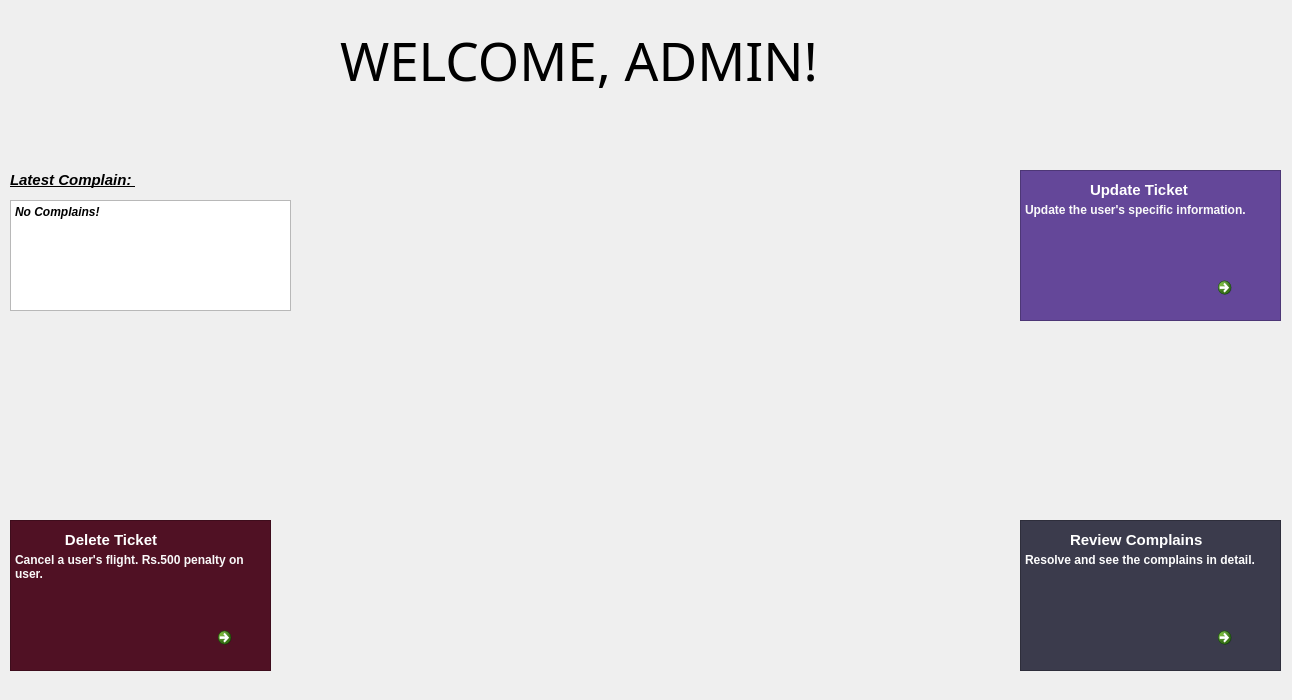
<?xml version="1.0" encoding="UTF-8"?>
<ui version="4.0">
 <class>adminmenu</class>
 <widget class="QMainWindow" name="adminmenu">
  <property name="geometry">
   <rect>
    <x>0</x>
    <y>0</y>
    <width>1292</width>
    <height>700</height>
   </rect>
  </property>
  <property name="windowTitle">
   <string>ADMIN PORTAL</string>
  </property>
  <property name="windowIcon">
   <iconset>
    <normaloff>../../../../SAAD COMMUNICATION/Downloads/chrome_hqmSI9koUf (2).png</normaloff>../../../../SAAD COMMUNICATION/Downloads/chrome_hqmSI9koUf (2).png</iconset>
  </property>
  <property name="qt label" stdset="0">
   <string/>
  </property>
  <widget class="QWidget" name="centralwidget">
   <widget class="QCommandLinkButton" name="commandLinkButton">
    <property name="geometry">
     <rect>
      <x>1210</x>
      <y>270</y>
      <width>61</width>
      <height>41</height>
     </rect>
    </property>
    <property name="cursor">
     <cursorShape>PointingHandCursor</cursorShape>
    </property>
    <property name="styleSheet">
     <string notr="true">background-color:rgb(58, 175, 0);</string>
    </property>
    <property name="text">
     <string/>
    </property>
    <property name="icon">
     <iconset>
      <normaloff>../../../../SAAD COMMUNICATION/Downloads/pngfind.com-white-arrow-png-582087.png</normaloff>../../../../SAAD COMMUNICATION/Downloads/pngfind.com-white-arrow-png-582087.png</iconset>
    </property>
    <property name="iconSize">
     <size>
      <width>45</width>
      <height>100</height>
     </size>
    </property>
   </widget>
   <widget class="QLabel" name="label_4">
    <property name="geometry">
     <rect>
      <x>40</x>
      <y>530</y>
      <width>171</width>
      <height>20</height>
     </rect>
    </property>
    <property name="font">
     <font>
      <family>Leelawadee UI</family>
      <pointsize>11</pointsize>
      <bold>true</bold>
     </font>
    </property>
    <property name="styleSheet">
     <string notr="true">color: rgb(255, 255, 255);</string>
    </property>
    <property name="text">
     <string>      Delete Ticket</string>
    </property>
   </widget>
   <widget class="QTextBrowser" name="textBrowser">
    <property name="geometry">
     <rect>
      <x>10</x>
      <y>520</y>
      <width>261</width>
      <height>151</height>
     </rect>
    </property>
    <property name="styleSheet">
     <string notr="true">background-color: rgb(80, 17, 36);</string>
    </property>
    <property name="html">
     <string>&lt;!DOCTYPE HTML PUBLIC &quot;-//W3C//DTD HTML 4.0//EN&quot; &quot;http://www.w3.org/TR/REC-html40/strict.dtd&quot;&gt;
&lt;html&gt;&lt;head&gt;&lt;meta name=&quot;qrichtext&quot; content=&quot;1&quot; /&gt;&lt;meta charset=&quot;utf-8&quot; /&gt;&lt;style type=&quot;text/css&quot;&gt;
p, li { white-space: pre-wrap; }
hr { height: 1px; border-width: 0; }
li.unchecked::marker { content: &quot;\2610&quot;; }
li.checked::marker { content: &quot;\2612&quot;; }
&lt;/style&gt;&lt;/head&gt;&lt;body style=&quot; font-family:'Segoe UI'; font-size:9pt; font-weight:400; font-style:normal;&quot;&gt;
&lt;p style=&quot;-qt-paragraph-type:empty; margin-top:0px; margin-bottom:0px; margin-left:0px; margin-right:0px; -qt-block-indent:0; text-indent:0px; font-family:'Palatino Linotype';&quot;&gt;&lt;br /&gt;&lt;/p&gt;
&lt;p style=&quot;-qt-paragraph-type:empty; margin-top:0px; margin-bottom:0px; margin-left:0px; margin-right:0px; -qt-block-indent:0; text-indent:0px; font-family:'Palatino Linotype'; font-weight:704; color:#f9f9f9;&quot;&gt;&lt;br /&gt;&lt;/p&gt;
&lt;p style=&quot; margin-top:0px; margin-bottom:0px; margin-left:0px; margin-right:0px; -qt-block-indent:0; text-indent:0px;&quot;&gt;&lt;span style=&quot; font-family:'Palatino Linotype'; font-weight:704; color:#f9f9f9;&quot;&gt;Cancel a user's flight. Rs.500 penalty on user.&lt;/span&gt;&lt;/p&gt;&lt;/body&gt;&lt;/html&gt;</string>
    </property>
   </widget>
   <widget class="QCommandLinkButton" name="commandLinkButton_3">
    <property name="geometry">
     <rect>
      <x>1210</x>
      <y>620</y>
      <width>61</width>
      <height>41</height>
     </rect>
    </property>
    <property name="cursor">
     <cursorShape>PointingHandCursor</cursorShape>
    </property>
    <property name="styleSheet">
     <string notr="true">background-color: rgb(58, 175, 0);</string>
    </property>
    <property name="text">
     <string/>
    </property>
    <property name="icon">
     <iconset>
      <normaloff>../../../../SAAD COMMUNICATION/Downloads/pngfind.com-white-arrow-png-582087.png</normaloff>../../../../SAAD COMMUNICATION/Downloads/pngfind.com-white-arrow-png-582087.png</iconset>
    </property>
    <property name="iconSize">
     <size>
      <width>45</width>
      <height>100</height>
     </size>
    </property>
   </widget>
   <widget class="QLabel" name="label_5">
    <property name="geometry">
     <rect>
      <x>10</x>
      <y>170</y>
      <width>171</width>
      <height>20</height>
     </rect>
    </property>
    <property name="font">
     <font>
      <family>Leelawadee UI</family>
      <pointsize>11</pointsize>
      <italic>true</italic>
      <bold>true</bold>
      <underline>true</underline>
     </font>
    </property>
    <property name="styleSheet">
     <string notr="true">color: black
</string>
    </property>
    <property name="text">
     <string>Latest Complain: </string>
    </property>
   </widget>
   <widget class="QTextEdit" name="textEdit">
    <property name="geometry">
     <rect>
      <x>10</x>
      <y>200</y>
      <width>281</width>
      <height>111</height>
     </rect>
    </property>
    <property name="html">
     <string>&lt;!DOCTYPE HTML PUBLIC &quot;-//W3C//DTD HTML 4.0//EN&quot; &quot;http://www.w3.org/TR/REC-html40/strict.dtd&quot;&gt;
&lt;html&gt;&lt;head&gt;&lt;meta name=&quot;qrichtext&quot; content=&quot;1&quot; /&gt;&lt;meta charset=&quot;utf-8&quot; /&gt;&lt;style type=&quot;text/css&quot;&gt;
p, li { white-space: pre-wrap; }
hr { height: 1px; border-width: 0; }
li.unchecked::marker { content: &quot;\2610&quot;; }
li.checked::marker { content: &quot;\2612&quot;; }
&lt;/style&gt;&lt;/head&gt;&lt;body style=&quot; font-family:'Segoe UI'; font-size:9pt; font-weight:400; font-style:normal;&quot;&gt;
&lt;p style=&quot; margin-top:0px; margin-bottom:0px; margin-left:0px; margin-right:0px; -qt-block-indent:0; text-indent:0px;&quot;&gt;&lt;span style=&quot; font-weight:704; font-style:italic;&quot;&gt;No Complains!&lt;/span&gt;&lt;/p&gt;&lt;/body&gt;&lt;/html&gt;</string>
    </property>
   </widget>
   <widget class="QLabel" name="label_6">
    <property name="geometry">
     <rect>
      <x>-50</x>
      <y>690</y>
      <width>341</width>
      <height>101</height>
     </rect>
    </property>
    <property name="styleSheet">
     <string notr="true">background-color:transparent</string>
    </property>
    <property name="text">
     <string/>
    </property>
   </widget>
   <widget class="QLabel" name="label_8">
    <property name="geometry">
     <rect>
      <x>910</x>
      <y>10</y>
      <width>241</width>
      <height>41</height>
     </rect>
    </property>
    <property name="styleSheet">
     <string notr="true">background-color: transparent</string>
    </property>
    <property name="text">
     <string/>
    </property>
   </widget>
   <widget class="QLabel" name="label_9">
    <property name="geometry">
     <rect>
      <x>340</x>
      <y>10</y>
      <width>631</width>
      <height>101</height>
     </rect>
    </property>
    <property name="font">
     <font>
      <family>Ink Free</family>
      <pointsize>40</pointsize>
      <italic>false</italic>
      <bold>false</bold>
     </font>
    </property>
    <property name="autoFillBackground">
     <bool>false</bool>
    </property>
    <property name="text">
     <string>WELCOME, ADMIN!</string>
    </property>
   </widget>
   <widget class="QLabel" name="label_7">
    <property name="geometry">
     <rect>
      <x>1090</x>
      <y>180</y>
      <width>131</width>
      <height>20</height>
     </rect>
    </property>
    <property name="font">
     <font>
      <family>Leelawadee UI</family>
      <pointsize>11</pointsize>
      <bold>true</bold>
     </font>
    </property>
    <property name="styleSheet">
     <string notr="true">color: rgb(255, 255, 255);</string>
    </property>
    <property name="text">
     <string>Update Ticket</string>
    </property>
   </widget>
   <widget class="QLabel" name="label_10">
    <property name="geometry">
     <rect>
      <x>1070</x>
      <y>530</y>
      <width>161</width>
      <height>20</height>
     </rect>
    </property>
    <property name="font">
     <font>
      <family>Leelawadee UI</family>
      <pointsize>11</pointsize>
      <bold>true</bold>
     </font>
    </property>
    <property name="styleSheet">
     <string notr="true">color: rgb(255, 255, 255);</string>
    </property>
    <property name="text">
     <string>Review Complains</string>
    </property>
   </widget>
   <widget class="QLabel" name="label_11">
    <property name="geometry">
     <rect>
      <x>1020</x>
      <y>170</y>
      <width>261</width>
      <height>151</height>
     </rect>
    </property>
    <property name="text">
     <string/>
    </property>
    <property name="pixmap">
     <pixmap>../../../Pictures/Home/errors.jpg</pixmap>
    </property>
    <property name="scaledContents">
     <bool>true</bool>
    </property>
   </widget>
   <widget class="QLabel" name="label_12">
    <property name="geometry">
     <rect>
      <x>1020</x>
      <y>520</y>
      <width>261</width>
      <height>151</height>
     </rect>
    </property>
    <property name="text">
     <string/>
    </property>
    <property name="pixmap">
     <pixmap>../../../../SAAD COMMUNICATION/Downloads/Good listener boss, listen and accept all opinion_.jpeg</pixmap>
    </property>
    <property name="scaledContents">
     <bool>true</bool>
    </property>
   </widget>
   <widget class="QTextBrowser" name="textBrowser_2">
    <property name="geometry">
     <rect>
      <x>1020</x>
      <y>520</y>
      <width>261</width>
      <height>151</height>
     </rect>
    </property>
    <property name="styleSheet">
     <string notr="true">background-color: rgb(59, 59, 76);</string>
    </property>
    <property name="html">
     <string>&lt;!DOCTYPE HTML PUBLIC &quot;-//W3C//DTD HTML 4.0//EN&quot; &quot;http://www.w3.org/TR/REC-html40/strict.dtd&quot;&gt;
&lt;html&gt;&lt;head&gt;&lt;meta name=&quot;qrichtext&quot; content=&quot;1&quot; /&gt;&lt;meta charset=&quot;utf-8&quot; /&gt;&lt;style type=&quot;text/css&quot;&gt;
p, li { white-space: pre-wrap; }
hr { height: 1px; border-width: 0; }
li.unchecked::marker { content: &quot;\2610&quot;; }
li.checked::marker { content: &quot;\2612&quot;; }
&lt;/style&gt;&lt;/head&gt;&lt;body style=&quot; font-family:'Segoe UI'; font-size:9pt; font-weight:400; font-style:normal;&quot;&gt;
&lt;p style=&quot;-qt-paragraph-type:empty; margin-top:0px; margin-bottom:0px; margin-left:0px; margin-right:0px; -qt-block-indent:0; text-indent:0px; font-family:'Palatino Linotype';&quot;&gt;&lt;br /&gt;&lt;/p&gt;
&lt;p style=&quot;-qt-paragraph-type:empty; margin-top:0px; margin-bottom:0px; margin-left:0px; margin-right:0px; -qt-block-indent:0; text-indent:0px; font-family:'Palatino Linotype'; font-weight:704; color:#fdfdfd;&quot;&gt;&lt;br /&gt;&lt;/p&gt;
&lt;p style=&quot; margin-top:0px; margin-bottom:0px; margin-left:0px; margin-right:0px; -qt-block-indent:0; text-indent:0px;&quot;&gt;&lt;span style=&quot; font-family:'Palatino Linotype'; font-weight:704; color:#fdfdfd;&quot;&gt;Resolve and see the complains in detail.&lt;/span&gt;&lt;/p&gt;&lt;/body&gt;&lt;/html&gt;</string>
    </property>
   </widget>
   <widget class="QTextBrowser" name="textBrowser_3">
    <property name="geometry">
     <rect>
      <x>1020</x>
      <y>170</y>
      <width>261</width>
      <height>151</height>
     </rect>
    </property>
    <property name="styleSheet">
     <string notr="true">background-color: rgb(100, 71, 153);</string>
    </property>
    <property name="html">
     <string>&lt;!DOCTYPE HTML PUBLIC &quot;-//W3C//DTD HTML 4.0//EN&quot; &quot;http://www.w3.org/TR/REC-html40/strict.dtd&quot;&gt;
&lt;html&gt;&lt;head&gt;&lt;meta name=&quot;qrichtext&quot; content=&quot;1&quot; /&gt;&lt;meta charset=&quot;utf-8&quot; /&gt;&lt;style type=&quot;text/css&quot;&gt;
p, li { white-space: pre-wrap; }
hr { height: 1px; border-width: 0; }
li.unchecked::marker { content: &quot;\2610&quot;; }
li.checked::marker { content: &quot;\2612&quot;; }
&lt;/style&gt;&lt;/head&gt;&lt;body style=&quot; font-family:'Segoe UI'; font-size:9pt; font-weight:400; font-style:normal;&quot;&gt;
&lt;p style=&quot;-qt-paragraph-type:empty; margin-top:0px; margin-bottom:0px; margin-left:0px; margin-right:0px; -qt-block-indent:0; text-indent:0px; font-family:'Palatino Linotype';&quot;&gt;&lt;br /&gt;&lt;/p&gt;
&lt;p style=&quot;-qt-paragraph-type:empty; margin-top:0px; margin-bottom:0px; margin-left:0px; margin-right:0px; -qt-block-indent:0; text-indent:0px; font-family:'Palatino Linotype'; font-weight:704; color:#fafafa;&quot;&gt;&lt;br /&gt;&lt;/p&gt;
&lt;p style=&quot; margin-top:0px; margin-bottom:0px; margin-left:0px; margin-right:0px; -qt-block-indent:0; text-indent:0px;&quot;&gt;&lt;span style=&quot; font-family:'Palatino Linotype'; font-weight:704; color:#fafafa;&quot;&gt;Update the user's specific information.&lt;/span&gt;&lt;/p&gt;&lt;/body&gt;&lt;/html&gt;</string>
    </property>
   </widget>
   <widget class="QWidget" name="background" native="true">
    <property name="geometry">
     <rect>
      <x>0</x>
      <y>0</y>
      <width>1292</width>
      <height>700</height>
     </rect>
    </property>
    <property name="styleSheet">
     <string notr="true">background-image: url(:/bg_images/admin_pic.png);</string>
    </property>
   </widget>
   <widget class="QLabel" name="label_3">
    <property name="geometry">
     <rect>
      <x>10</x>
      <y>520</y>
      <width>261</width>
      <height>151</height>
     </rect>
    </property>
    <property name="text">
     <string/>
    </property>
    <property name="pixmap">
     <pixmap>../../../../SAAD COMMUNICATION/Downloads/Alaska Airlines Cancellation &amp; Refund Policy.png</pixmap>
    </property>
    <property name="scaledContents">
     <bool>true</bool>
    </property>
   </widget>
   <widget class="QCommandLinkButton" name="commandLinkButton_2">
    <property name="geometry">
     <rect>
      <x>210</x>
      <y>620</y>
      <width>51</width>
      <height>41</height>
     </rect>
    </property>
    <property name="font">
     <font>
      <family>Segoe UI</family>
      <pointsize>13</pointsize>
     </font>
    </property>
    <property name="cursor">
     <cursorShape>PointingHandCursor</cursorShape>
    </property>
    <property name="styleSheet">
     <string notr="true">background-color: rgb(58, 175, 0);
color: rgb(255, 255, 255);</string>
    </property>
    <property name="text">
     <string/>
    </property>
    <property name="icon">
     <iconset>
      <normaloff>../../../../SAAD COMMUNICATION/Downloads/pngfind.com-white-arrow-png-582087.png</normaloff>../../../../SAAD COMMUNICATION/Downloads/pngfind.com-white-arrow-png-582087.png</iconset>
    </property>
    <property name="iconSize">
     <size>
      <width>45</width>
      <height>100</height>
     </size>
    </property>
   </widget>
   <zorder>label_11</zorder>
   <zorder>background</zorder>
   <zorder>label_5</zorder>
   <zorder>textEdit</zorder>
   <zorder>label_6</zorder>
   <zorder>label_8</zorder>
   <zorder>label_12</zorder>
   <zorder>textBrowser_3</zorder>
   <zorder>label_7</zorder>
   <zorder>label_9</zorder>
   <zorder>textBrowser_2</zorder>
   <zorder>label_10</zorder>
   <zorder>commandLinkButton_3</zorder>
   <zorder>commandLinkButton</zorder>
   <zorder>textBrowser</zorder>
   <zorder>label_3</zorder>
   <zorder>commandLinkButton_2</zorder>
   <zorder>label_4</zorder>
  </widget>
 </widget>
 <resources/>
 <connections/>
</ui>
